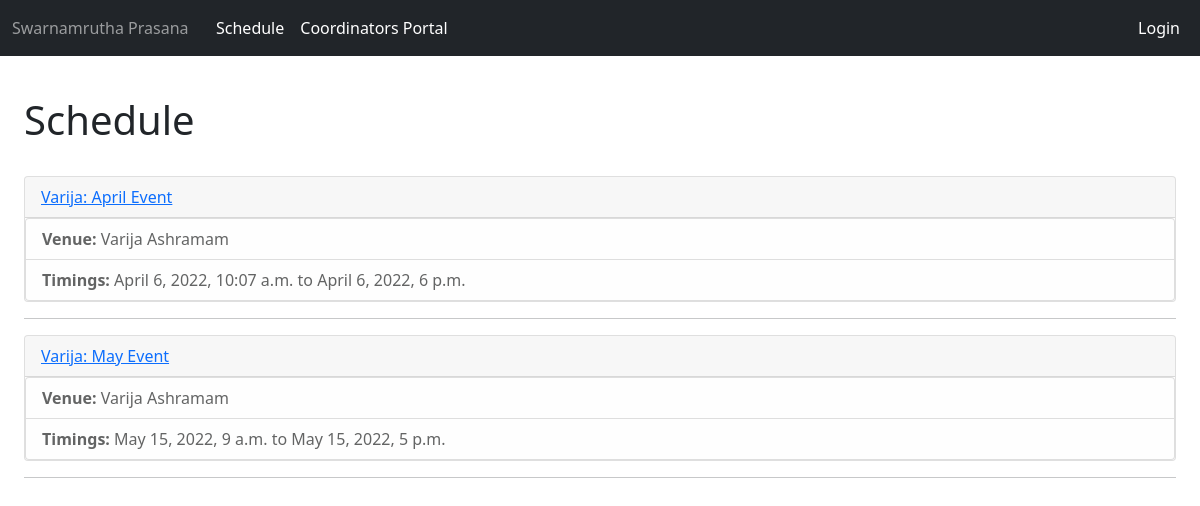
The page / on the database its author committed.
### public/models.py (models this page shows, shortened)
class Event(models.Model):
    name = models.CharField('Event Name', max_length=120)
    venue = models.ForeignKey(Venue, blank=True, null=True, on_delete=models.PROTECT)
    get_now = datetime.now()
    start_time = models.DateTimeField(default=get_now.strftime("%Y-%m-%d %H:%M"))
    end_time = models.DateTimeField(default=(get_now+ timedelta(hours=1)).strftime("%Y-%m-%d %H:%M"))
    Coordinator = models.ForeignKey(User, blank=True, null=True, on_delete=models.SET_NULL)
    statusChoices = ( ('Tn','Tentative'), ('Sc','Scheduled'), ('Cu','Coming Up This Week'), ('Ed','Event Day'), ('Cl','Closed'), ('Pv','Payments Verified') )
    eventStatus = models.CharField('Event Status', max_length=20, choices=statusChoices, default='Sc')
    def __str__(self):
        return self.name

class Venue(models.Model):
    name = models.CharField('Venue Name', max_length=120)
    address = models.CharField('Venue Address', max_length=400)
    pincode = models.CharField('Venue Post Code', max_length=6)
    web = models.URLField('Venue Website', max_length=120, blank=True)

### public/views.py (the view)
# urls.py: 2. Add a URL to urlpatterns:  path('', views.home, name='home')
def home(request):
    event_list = Event.objects.all().order_by('start_time')
    return render(request, "public/eventListPage.html", {
        'event_list': event_list,
    })

### public/templates/public/eventListPage.html
{% extends 'public/base.html' %}
{% block content %}
    <h1>Schedule</h1>
    <br/>
    {% include 'public/eventList.html' %}
{% endblock %}

### public/templates/public/eventList.html
{% for event in event_list %}
    <div class="card">
        <div class="card-header">
            <a class="card-link" href="{% url 'publicEventPage' event.id %}">{{ event }}</a>
        </div>
        <div class="card-body" style="padding:0;">
            <ul class="list-group">
                <li class="list-group-item list-group-item-light" style="margin:0;"> <b> Venue: </b> {{event.venue.name}} </li>
                <li class="list-group-item list-group-item-light" style="margin:0;"> <b> Timings: </b> {{event.start_time}} to {{event.end_time}} </li>
            </ul>
        </div>
    </div>
    <hr>
{% endfor %}

### rows shown on the page
Event: name "Varija: April Event", venue.name "Varija Ashramam", start_time "April 6, 2022, 10:07 a.m.", end_time "April 6, 2022, 6 p.m."
Event: name "Varija: May Event", venue.name "Varija Ashramam", start_time "May 15, 2022, 9 a.m.", end_time "May 15, 2022, 5 p.m."
